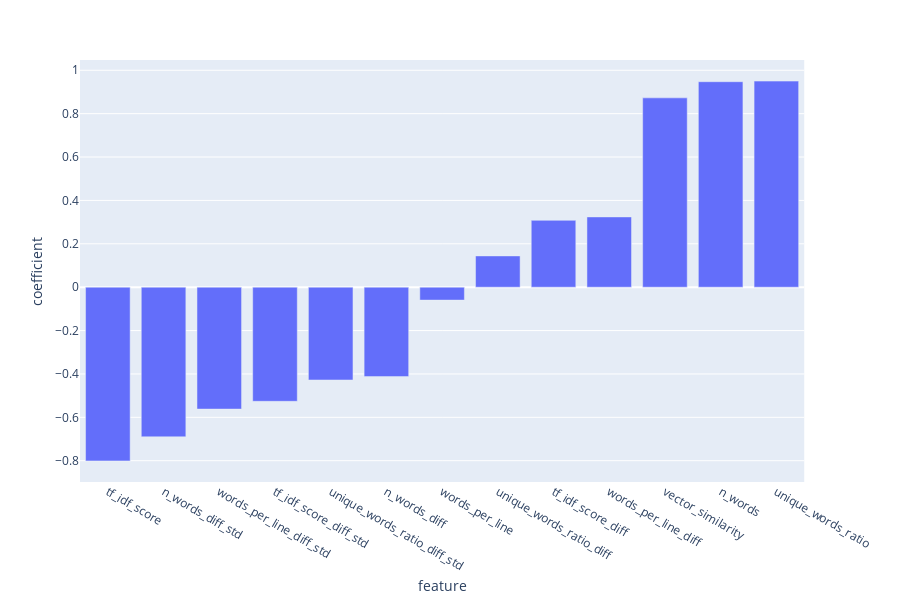

The notebook cell saved with this chart:
### Code cell
feature_importance_df = pd.DataFrame({'feature': feature_org+feature_abs, 'coefficient':pipeline['clf'].coef_[0]})

px.bar(feature_importance_df.sort_values('coefficient'), x='feature', y='coefficient')

### Figure 1 — Plotly figure (JSON) as saved in the notebook; plotly's stock layout.template omitted (floating-point values rounded to 4 significant figures)
{"data": [{"alignmentgroup": "True", "hoverlabel": {"namelength": 0}, "hovertemplate": "feature=%{x}<br>coefficient=%{y}", "legendgroup": "", "marker": {"color": "#636efa"}, "name": "", "offsetgroup": "", "orientation": "v", "showlegend": false, "textposition": "auto", "type": "bar", "x": ["tf_idf_score", "n_words_diff_std", "words_per_line_diff_std", "tf_idf_score_diff_std", "unique_words_ratio_diff_std", "n_words_diff", "words_per_line", "unique_words_ratio_diff", "tf_idf_score_diff", "words_per_line_diff", "vector_similarity", "n_words", "unique_words_ratio"], "xaxis": "x", "y": [-0.8009, -0.6898, -0.5619, -0.5261, -0.4278, -0.4123, -0.05954, 0.1442, 0.3083, 0.324, 0.8729, 0.9473, 0.9501], "yaxis": "y"}], "layout": {"barmode": "relative", "height": 600, "legend": {"tracegroupgap": 0}, "margin": {"t": 60}, "xaxis": {"anchor": "y", "domain": [0, 0.98], "title": {"text": "feature"}}, "yaxis": {"anchor": "x", "domain": [0, 1], "title": {"text": "coefficient"}}}}
